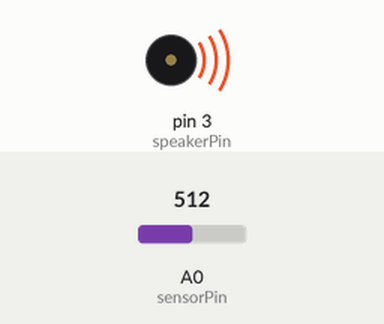
Recording of a sketch running on a simulated Arduino Uno, built with avr-gcc and run on an emulated ATmega328P. Shown: buzzer (waves = sounding). The inputs (shaded band) are chosen by the test bench; at power-on: A0 (sensorPin) = 512. What the sketch prints to the serial monitor is not drawn.

Above: at 0.1 s.
Timing chart, 0 to 1.6 s (numbered marks = the images above):
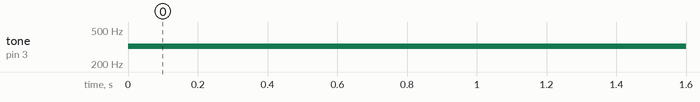

Measured:
- by itself, tone on pin 3 (speakerPin): silent → 324 Hz at 0.00 s

The sketch:

main.ino
```cpp
int sensorPin = A0;    // select the input pin for the potentiometer
int ledPin = 13;      // select the pin for the LED
int sensorValue = 0;  // variable to store the value coming from the sensor
int speakerPin = 3;
float knobPerimeter = 4.5;  // 4.5cm
float keyboardLength = 60;  // 60cm
float lengthPerNote = keyboardLength/50;
float maxAngle = 3600;  // 10 Turns
float maxRawInput = 1024;  // 1024 for Arduino Uno
int startFrequency = 110;  // A2


void setup() {
  Serial.begin(9600);
  pinMode(sensorPin, INPUT);
  pinMode(speakerPin, OUTPUT);
}

void loop() {
  sensorValue = analogRead(sensorPin);
  int frequency = getFrequency(getDistance(getAngle(sensorValue)));
  tone(speakerPin, frequency);
  Serial.println(String(sensorValue)+" "+String(frequency));
}

float getAngle(int rawInput){
  return float(rawInput)/maxRawInput*maxAngle;
}

float getDistance(float a){
  return a/float(360) * knobPerimeter;
}

int getFrequency(float d){
  float n = d/lengthPerNote;
  return int(startFrequency * pow(2, n/12));
}
```
